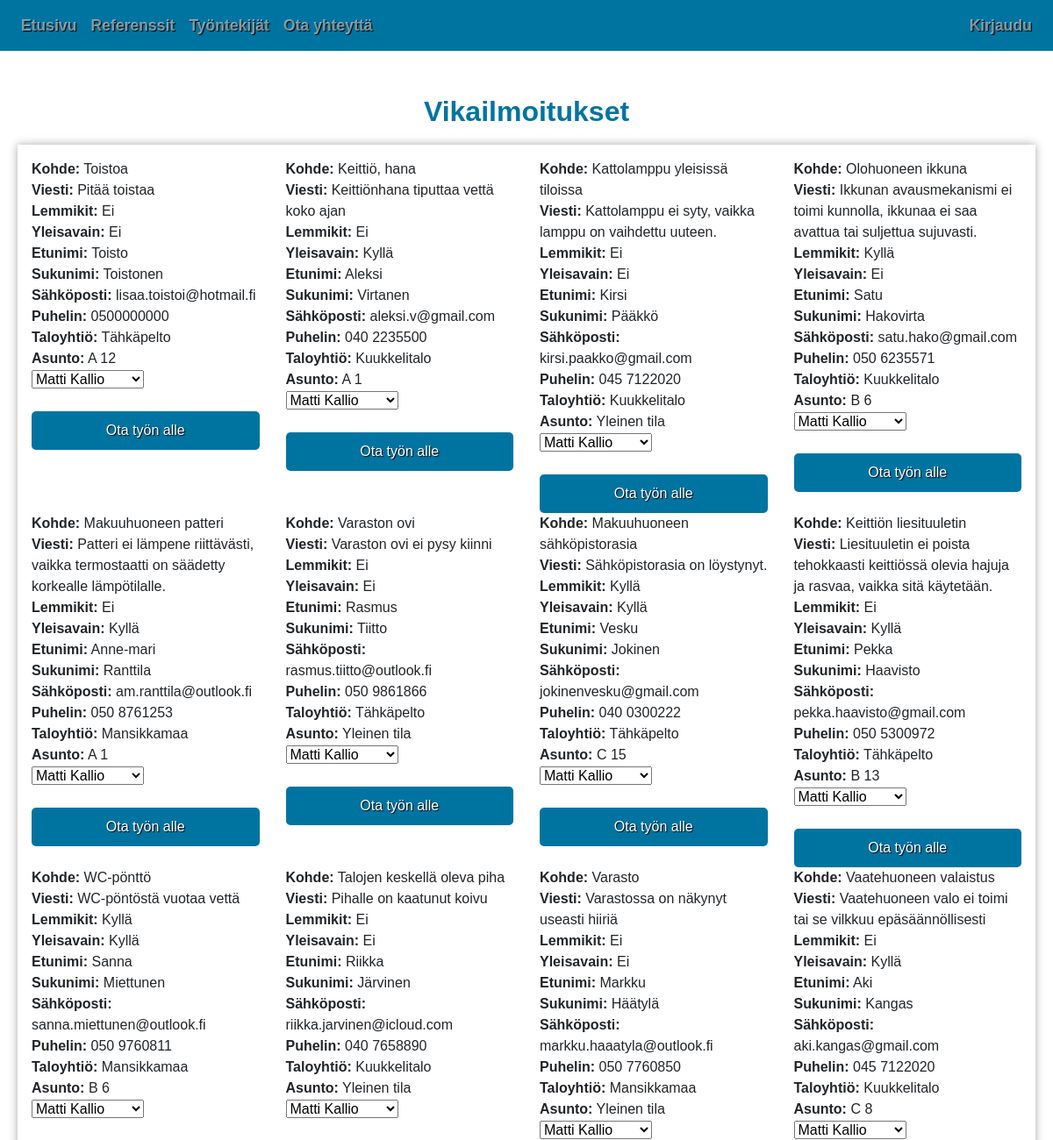
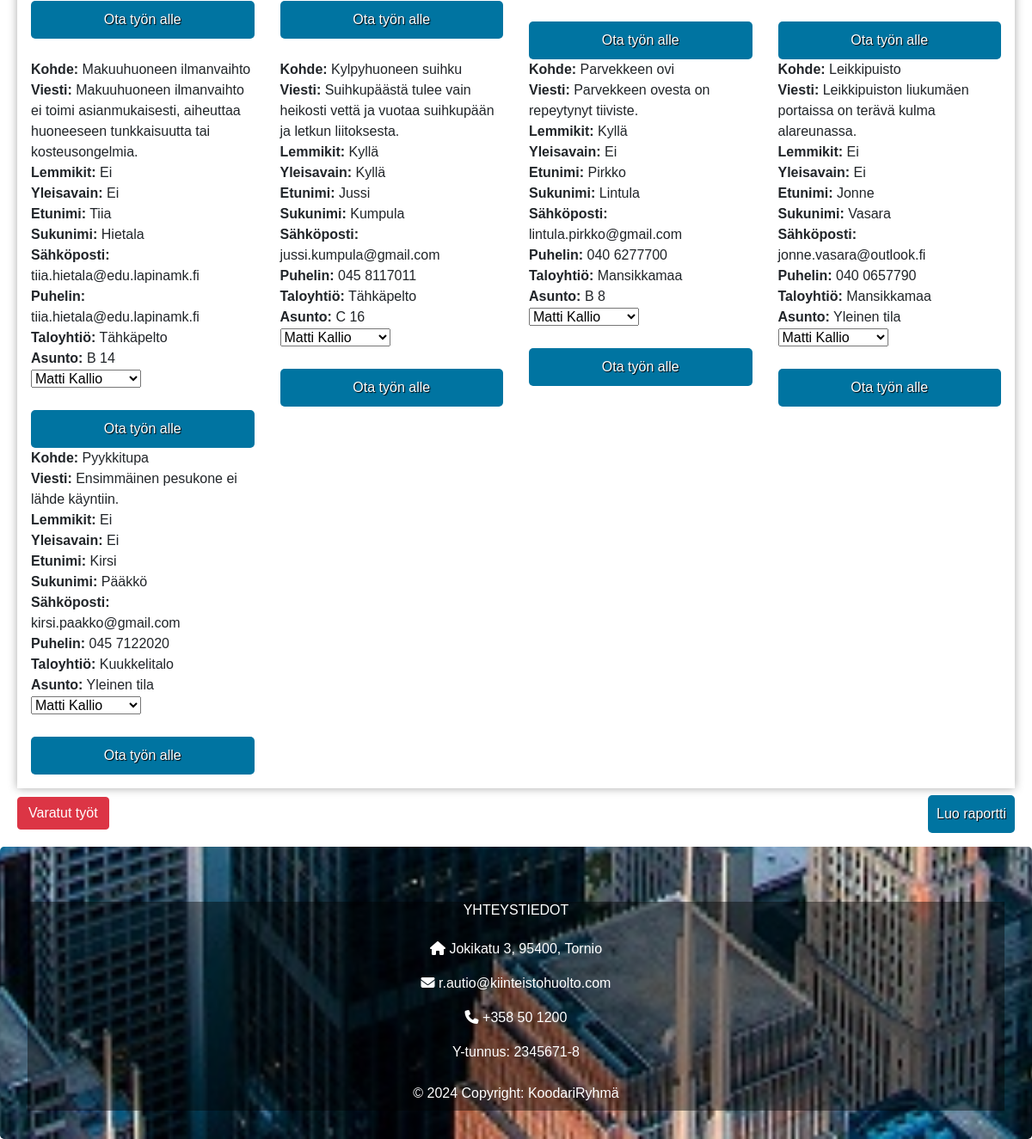
The page /ilmoituslistaus.php on the database its author committed (2 pictures, top to bottom).
### tables this page shows
CREATE TABLE `vikailmoitus` (
  `vikaID` int(11) NOT NULL,
  `kohde` varchar(50) NOT NULL,
  `viesti` varchar(500) NOT NULL,
  `lemmikit` tinyint(20) NOT NULL,
  `yleisavain` tinyint(20) NOT NULL,
  `lahetetty` timestamp NOT NULL DEFAULT current_timestamp(),
  `etunimi` varchar(50) NOT NULL,
  `sukunimi` varchar(50) NOT NULL,
  `sposti` varchar(50) NOT NULL,
  `puhelin` varchar(50) NOT NULL,
  `varattu` tinyint(1) NOT NULL DEFAULT 0,
  `taloyhtioID` int(11) NOT NULL,
  `asuntoID` int(11) NOT NULL
);

CREATE TABLE `taloyhtio` (
  `taloyhtioID` int(11) NOT NULL,
  `osoite` varchar(50) NOT NULL,
  `tilat` varchar(500) NOT NULL,
  `nimi` varchar(50) NOT NULL,
  `kaupunki` varchar(50) NOT NULL,
  `postinro` varchar(10) NOT NULL,
  `isannoitsijaID` int(11) NOT NULL
);

CREATE TABLE `asunnot` (
  `asuntoID` int(11) NOT NULL,
  `huoneisto` varchar(50) DEFAULT NULL,
  `taloyhtioID` int(11) NOT NULL
);

### ilmoituslistaus.php (the view, shortened to what this page needs)
<!DOCTYPE html>
<html lang="en">
<head>
  <link rel="stylesheet" href="https://cdn.jsdelivr.net/npm/bootstrap@4.6.2/dist/css/bootstrap.min.css">
  <link rel="stylesheet" href="css/tyyli.css">
</head>
<body>
<nav class="navbar navbar-dark sticky-top navbar-expand-lg" data-mdb-theme="light">
  <div class="collapse navbar-collapse" id="navbarSupportedContent">
    <ul class="navbar-nav mr-auto">
      <li class="nav-item">
        <a class="nav-link" href="index.php">Etusivu</a>
      </li>
      <li class="nav-item">
        <a class="nav-link" href="referenssit.php">Referenssit</a>
      </li>
      <li class="nav-item">
        <a class="nav-link" href="tyontekijat.php">Työntekijät</a>
      </li>
      <li class="nav-item">
        <a class="nav-link" href="yhteydenotto.php">Ota yhteyttä</a>
      </li>
    </ul>
    <ul class="navbar-nav">
<?php
    if(isset($_SESSION['kayttajaID'])) {
        echo '<a class="nav-link" href="kirjaudu_ulos.php">Kirjaudu ulos</a>';
    } else {
      echo '<li class="nav-item">
      <a class="nav-link login-button" href="#" id="login-button" role="button" aria-haspopup="true" aria-expanded="false">
        Kirjaudu
      </a>
    </li>';
    }
?>
    </ul>
  </div>
</nav>
<div class="container-fluid contents">
<?php
include 'php/conn.php';
try {
    $sql = "SELECT v.*, t.nimi AS taloyhtio_nimi, a.huoneisto AS asunnon_osoite
            FROM vikailmoitus v
            JOIN taloyhtio t ON v.taloyhtioID = t.taloyhtioID
            JOIN asunnot a ON v.asuntoID = a.asuntoID
            WHERE v.varattu = '0'";
    $stmt = $yhteys->query($sql);
    $entries = $stmt->fetchAll(PDO::FETCH_ASSOC);
} catch (PDOException $e) {
    echo "Virhe haettaessa vikailmoituksia: " . $e->getMessage();
}
?>
<form action="php/lisaa_tyo.php" method="POST">
<h2 class="vikah2 otsikko">Vikailmoitukset</h2>
<div class="container-fluid p-3 virhe_contents">
<?php if (isset($entries) && !empty($entries)) : ?>
    <div class="row">
        <?php foreach ($entries as $entry) : ?>
            <div class="col-md-3">
                <strong>Kohde:</strong> <?php echo $entry['kohde']; ?><br>
                <strong>Viesti:</strong> <?php echo $entry['viesti']; ?><br>
                <strong>Lemmikit:</strong> <?php echo $entry['lemmikit'] ? 'Kyllä' : 'Ei'; ?><br>
                <strong>Yleisavain:</strong> <?php echo $entry['yleisavain'] ? 'Kyllä' : 'Ei'; ?><br>
                <strong>Etunimi:</strong> <?php echo $entry['etunimi']; ?><br>
                <strong>Sukunimi:</strong> <?php echo $entry['sukunimi']; ?><br>
                <strong>Sähköposti:</strong> <?php echo $entry['sposti']; ?><br>
                <strong>Puhelin:</strong> <?php echo $entry['puhelin']; ?><br>
                <strong>Taloyhtiö:</strong> <?php echo $entry['taloyhtio_nimi']; ?><br>
                <strong>Asunto:</strong> <?php echo $entry['asunnon_osoite']; ?><br>
                <form action="php/lisaa_tyo.php" method="POST">
                  <?php
                try {
                    $sql = "SELECT tyontekijaID, etunimi, sukunimi FROM tyontekija WHERE rooliID IN (2, 3)
                            AND status = '0'";
                    $stmt = $yhteys->query($sql);
                    $tyontekija = $stmt->fetchAll(PDO::FETCH_ASSOC);
                } catch (PDOException $e) {
                    echo "Virhe haettaessa työntekijöitä: " . $e->getMessage();
                }
                ?>
                <select name="tyontekija">
                  <?php foreach ($tyontekija as $tyontekija) : ?>
                    <option value="<?php echo $tyontekija['tyontekijaID']; ?>">
                      <?php echo $tyontekija['etunimi'] . ' ' . $tyontekija['sukunimi']; ?>
                    </option>
                  <?php endforeach; ?>
                </select><br><br>
                  <button name="lisaatyo" type="submit" class="btn btn-warning">Ota työn alle</button>
                </form>
                  </div>
                <?php endforeach; ?>
      </div>
<?php else : ?>
    <p>Ei vikailmoituksia.</p>
<?php endif; ?>
</div>
</form>
<a href="omat_tyot.php"><button name="omatyo" class="btn btn-danger omatyo">Varatut työt</button></a>
<form action="generate_pdf.php" method="POST" target="_blank" class="float-right mt-2">
  <button type="submit" class="btn btn-primary">Luo raportti</button>
</form>
</div>
<footer class="jumbotron footer col-sm-12">
  <div class="col-lg-12 col-md-12 col-sm-12 footerBox">
  <section class="">
        <div class="col-md-4 col-lg-3 col-xl-3 mx-auto mb-md-0 mb-4">
          <h6 class="text-uppercase fw-bold mb-4">Yhteystiedot</h6>
          <p><i class="fas fa-home me-3"></i> Jokikatu 3, 95400, Tornio </p>
          <p><i class="fas fa-envelope me-3"></i> r.autio@kiinteistohuolto.com</p>
          <p><i class="fas fa-phone me-3"></i> +358 50 1200</p>
          <p>Y-tunnus: 2345671-8</p>
        </div>
  </section>
    <div class="p-2">
      © 2024 Copyright: KoodariRyhmä
    </div>
  </div>
</footer>
</body>
</html>

### css/tyyli.css (style rules this page uses)
body { height: 100%; font-family: 'Montserrat', sans-serif !important; }
.jumbotron { text-align: center; background: url('../img/city-view.jpg') top center fixed; background-size: cover; color: white; height: 340px; }
.contents { padding: 20px; padding-top: 40px; }
.virhe_contents { box-shadow: 0 0 10px rgba(0, 0, 0, 0.340); padding: 20px; }
.omatyo { margin-top: 10px; }
.navbar { font-weight: bold; font-size: 1.1em; text-shadow: 1px 1px 1px black; background-color: #0074a1; }
.footer { margin-bottom: 0; color: white; }
.footerBox { background-color: rgba(0, 0, 0, 0.432); }
ul { list-style-type: none; }
button[type="submit"] { width: 100%; padding: 10px; background-color: #0074a1; text-shadow: 1px 1px 1px black; color: #fff; border: none; border-radius: 5px; cursor: pointer; }
.otsikko { font-weight: bold; color: #0074a1; }
.vikah2 { text-align: center; padding: 10px; }

### rows shown on the page
vikailmoitus: kohde "Toistoa", viesti "Pitää toistaa", lemmikit "Ei", yleisavain "Ei", etunimi "Toisto", sukunimi "Toistonen", sposti "lisaa.toistoi@hotmail.fi", puhelin "0500000000", taloyhtioID.nimi "Tähkäpelto", asuntoID.huoneisto "A 12"
vikailmoitus: kohde "Keittiö, hana", viesti "Keittiönhana tiputtaa vettä koko ajan", lemmikit "Ei", yleisavain "Kyllä", etunimi "Aleksi", sukunimi "Virtanen", sposti "aleksi.v@gmail.com", puhelin "040 2235500", taloyhtioID.nimi "Kuukkelitalo", asuntoID.huoneisto "A 1"
vikailmoitus: kohde "Kattolamppu yleisissä tiloissa", viesti "Kattolamppu ei syty, vaikka lamppu on vaihdettu uuteen.", lemmikit "Ei", yleisavain "Ei", etunimi "Kirsi", sukunimi "Pääkkö", sposti "kirsi.paakko@gmail.com", puhelin "045 7122020", taloyhtioID.nimi "Kuukkelitalo", asuntoID.huoneisto "Yleinen tila"
vikailmoitus: kohde "Olohuoneen ikkuna", viesti "Ikkunan avausmekanismi ei toimi kunnolla, ikkunaa ei saa avattua tai suljettua sujuvasti.", lemmikit "Kyllä", yleisavain "Ei", etunimi "Satu", sukunimi "Hakovirta", sposti "satu.hako@gmail.com", puhelin "050 6235571", taloyhtioID.nimi "Kuukkelitalo", asuntoID.huoneisto "B 6"
vikailmoitus: kohde "Makuuhuoneen patteri", viesti "Patteri ei lämpene riittävästi, vaikka termostaatti on säädetty korkealle lämpötilalle.", lemmikit "Ei", yleisavain "Kyllä", etunimi "Anne-mari", sukunimi "Ranttila", sposti "am.ranttila@outlook.fi", puhelin "050 8761253", taloyhtioID.nimi "Mansikkamaa", asuntoID.huoneisto "A 1"
vikailmoitus: kohde "Varaston ovi", viesti "Varaston ovi ei pysy kiinni", lemmikit "Ei", yleisavain "Ei", etunimi "Rasmus", sukunimi "Tiitto", sposti "rasmus.tiitto@outlook.fi", puhelin "050 9861866", taloyhtioID.nimi "Tähkäpelto", asuntoID.huoneisto "Yleinen tila"
vikailmoitus: kohde "Makuuhuoneen sähköpistorasia", viesti "Sähköpistorasia on löystynyt.", lemmikit "Kyllä", yleisavain "Kyllä", etunimi "Vesku", sukunimi "Jokinen", sposti "jokinenvesku@gmail.com", puhelin "040 0300222", taloyhtioID.nimi "Tähkäpelto", asuntoID.huoneisto "C 15"
vikailmoitus: kohde "Keittiön liesituuletin", viesti "Liesituuletin ei poista tehokkaasti keittiössä olevia hajuja ja rasvaa, vaikka sitä käytetään.", lemmikit "Ei", yleisavain "Kyllä", etunimi "Pekka", sukunimi "Haavisto", sposti "pekka.haavisto@gmail.com", puhelin "050 5300972", taloyhtioID.nimi "Tähkäpelto", asuntoID.huoneisto "B 13"
vikailmoitus: kohde "WC-pönttö", viesti "WC-pöntöstä vuotaa vettä", lemmikit "Kyllä", yleisavain "Kyllä", etunimi "Sanna", sukunimi "Miettunen", sposti "sanna.miettunen@outlook.fi", puhelin "050 9760811", taloyhtioID.nimi "Mansikkamaa", asuntoID.huoneisto "B 6"
vikailmoitus: kohde "Talojen keskellä oleva piha", viesti "Pihalle on kaatunut koivu", lemmikit "Ei", yleisavain "Ei", etunimi "Riikka", sukunimi "Järvinen", sposti "riikka.jarvinen@icloud.com", puhelin "040 7658890", taloyhtioID.nimi "Kuukkelitalo", asuntoID.huoneisto "Yleinen tila"
vikailmoitus: kohde "Varasto", viesti "Varastossa on näkynyt useasti hiiriä", lemmikit "Ei", yleisavain "Ei", etunimi "Markku", sukunimi "Häätylä", sposti "markku.haaatyla@outlook.fi", puhelin "050 7760850", taloyhtioID.nimi "Mansikkamaa", asuntoID.huoneisto "Yleinen tila"
vikailmoitus: kohde "Vaatehuoneen valaistus", viesti "Vaatehuoneen valo ei toimi tai se vilkkuu epäsäännöllisesti", lemmikit "Ei", yleisavain "Kyllä", etunimi "Aki", sukunimi "Kangas", sposti "aki.kangas@gmail.com", puhelin "045 7122020", taloyhtioID.nimi "Kuukkelitalo", asuntoID.huoneisto "C 8"
vikailmoitus: kohde "Makuuhuoneen ilmanvaihto", viesti "Makuuhuoneen ilmanvaihto ei toimi asianmukaisesti, aiheuttaa huoneeseen tunkkaisuutta tai kosteusongelmia.", lemmikit "Ei", yleisavain "Ei", etunimi "Tiia", sukunimi "Hietala", sposti "tiia.hietala@edu.lapinamk.fi", puhelin "tiia.hietala@edu.lapinamk.fi", taloyhtioID.nimi "Tähkäpelto", asuntoID.huoneisto "B 14"
vikailmoitus: kohde "Kylpyhuoneen suihku", viesti "Suihkupäästä tulee vain heikosti vettä ja vuotaa suihkupään ja letkun liitoksesta.", lemmikit "Kyllä", yleisavain "Kyllä", etunimi "Jussi", sukunimi "Kumpula", sposti "jussi.kumpula@gmail.com", puhelin "045 8117011", taloyhtioID.nimi "Tähkäpelto", asuntoID.huoneisto "C 16"
vikailmoitus: kohde "Parvekkeen ovi", viesti "Parvekkeen ovesta on repeytynyt tiiviste.", lemmikit "Kyllä", yleisavain "Ei", etunimi "Pirkko", sukunimi "Lintula", sposti "lintula.pirkko@gmail.com", puhelin "040 6277700", taloyhtioID.nimi "Mansikkamaa", asuntoID.huoneisto "B 8"
vikailmoitus: kohde "Leikkipuisto", viesti "Leikkipuiston liukumäen portaissa on terävä kulma alareunassa.", lemmikit "Ei", yleisavain "Ei", etunimi "Jonne", sukunimi "Vasara", sposti "jonne.vasara@outlook.fi", puhelin "040 0657790", taloyhtioID.nimi "Mansikkamaa", asuntoID.huoneisto "Yleinen tila"
vikailmoitus: kohde "Pyykkitupa", viesti "Ensimmäinen pesukone ei lähde käyntiin.", lemmikit "Ei", yleisavain "Ei", etunimi "Kirsi", sukunimi "Pääkkö", sposti "kirsi.paakko@gmail.com", puhelin "045 7122020", taloyhtioID.nimi "Kuukkelitalo", asuntoID.huoneisto "Yleinen tila"

### other values the page prints
form field tyontekija "Matti Kallio"
